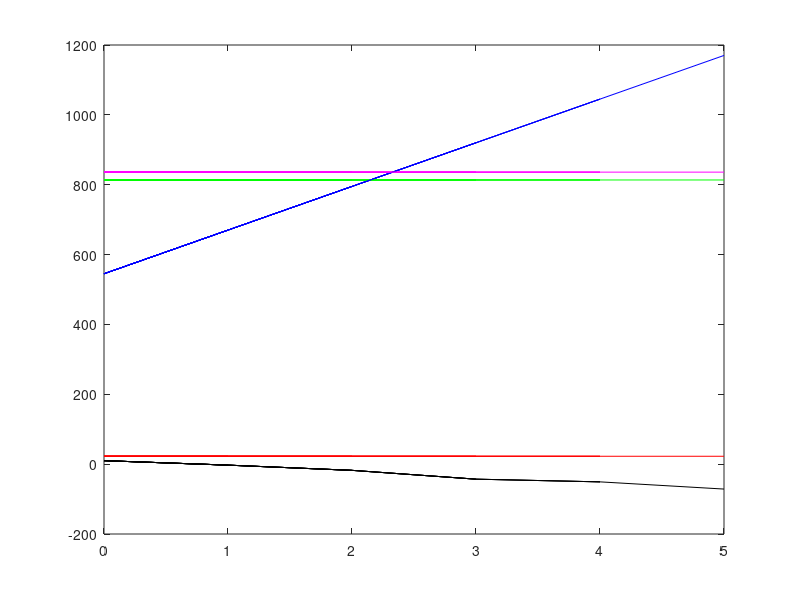

MATLAB code to generate this figure:
function IDA_Model_Steady
Blood_vol = 4.7+(5.5-4.7)*rand % volume of blood in average adult

RBC = (4.32+(5.72-4.32)*rand)*1e10 * Blood_vol/1e10 % # cells*10^10 in blood

Hemoglobin = (135+(175-135)*rand)* Blood_vol % grams of hemo in blood

Oxygen = 1.34*0.5*Hemoglobin %volume(ml)of oxygen in blood.

%each gram of hemoglobin carries 1.34 ml of oxygen. Assuming half the blood
%is oxygenated. We have 1/2 the number.

% we can also use the oxygenation saturation which is 95%/100% for healthy
% individuals. In fact, for anemic individuals, this number doesn't change.
% The Saturation will be the same even though the total ability of oxygen
% storage in hemoglobin has gone down.

%DECISIONS^^^^^

Iron = (60+(170-60)*rand)*Blood_vol

% need only 1-1.5mg of iron per day to replace what is lost
% ~4grams for adult males, 3.5 for females
% 90% of iron is not absorbed

CO2 = 10

cycle_number = 0;

cycle_type = 0;
% cycle_type = 1 then the blood is in the heart-body loop
% cycle_type = 0 then the blood is in the heart-lung loop

anemia = 0
% anemia: no = 0 / yes = 1
% assume no constriction or dilation


input = [RBC Hemoglobin Oxygen Iron CO2 cycle_number cycle_type anemia]

RBC = [RBC]; % vectors to track each product
Hemoglobin = [Hemoglobin];
Oxygen = [Oxygen];
Iron = [Iron];
CO2 = [CO2];
    plot(cycle_number,RBC, '-r')
    hold on
    plot( cycle_number,Hemoglobin, '-g')
    hold on
    plot( cycle_number,Oxygen, '-b')
    hold on
    plot( cycle_number,Iron, '-m')
    hold on
    plot( cycle_number,CO2, '-k')
    hold on
    
max_cycles = 4;
while max(max(cycle_number)) < max_cycles+1
    if input(7) == 0
        input1 = small_intestine(input./4);
        input2 = spleen(input./4);
        input3 = bone_marrow(input./4);
        input4 = input./4;
        input5 = liver(input1+input2);
        input = input3 + input4 + input5;
        input = heart(input);
    elseif input(7) == 1 % if the blood is coming from the body
        input = lungs(input);
        input = heart(input);
        cycle_number = [cycle_number cycle_number(end)+1]; % complete cycle
        RBC = [RBC input(1)]; % update values
        Hemoglobin = [Hemoglobin input(2)];
        Oxygen = [Oxygen input(3)];
        Iron = [Iron input(4)];
        CO2 = [CO2 input(5)];
    end
    plot(cycle_number,RBC, '-r')
    hold on
    plot( cycle_number,Hemoglobin, '-g')
    hold on
    plot( cycle_number,Oxygen, '-b')
    hold on
    plot( cycle_number,Iron, '-m')
    hold on
    plot( cycle_number,CO2, '-k')
    hold on
end
end

function [input] = bone_marrow(input)
 
    if input(end) == 0 % if the anemia factor is turned off
        input(1) = input(1) + 2e6*(30)/1e10; % each cycle (2mil/sec)(30sec) RBCs are added
        %input(2) = input(2) + 2e6*250000000*30;
        %input(4) = input(4) - 4*2e6*250000000*(30); % 4 times the number of hemoglobin of iron are taken out 
        %NO, Fix values^
  
% bone marrow output when anemia is present needed
        
%     elseif input(end) == 1
%         % need to find the anemia numbers for this
%         input(1) = 
%         input(4) = 4*input(1);
%         
%        
    end
end

function [input] = heart(input)
% we aren't losing momentum throughout the loop so does this need to be
% coded?

%change path based on input(7) = cycle_type
% cycle_type = 1 (the blood is coming from the body)
    % send to lungs
% cycle_type = 0 (blood is coming from lungs)
    % send to body
if input(7) == 0
    input(7)= 1;
else
    input(7) = 0;
end
end

function [input] = liver(input)
if input(end) == 0  %if no anemia, operate normally
%iron out as waste
cycles_in_a_day = 24*3600/30;
mg_out_per_cycle = (1+(0.5*rand))/cycles_in_a_day;
input(4) = input(4)-mg_out_per_cycle;


%iron stored
%need to find
else % operate in anemic conditions
    
    
end

end

function [input] = lungs(input)
    input(3) = input(3) + ((250)/(60))*(30);
    input(5) = input(5) - (265 - 175)*rand()*(1/60)*(30);
end

function [input] = small_intestine(input)
    input(4) = input(4) + (1.5)/(24)/(60)/(60)*30;
end

function [input] = spleen(input)
    input(1) = input(1) - 2000000*30/1e10;
end